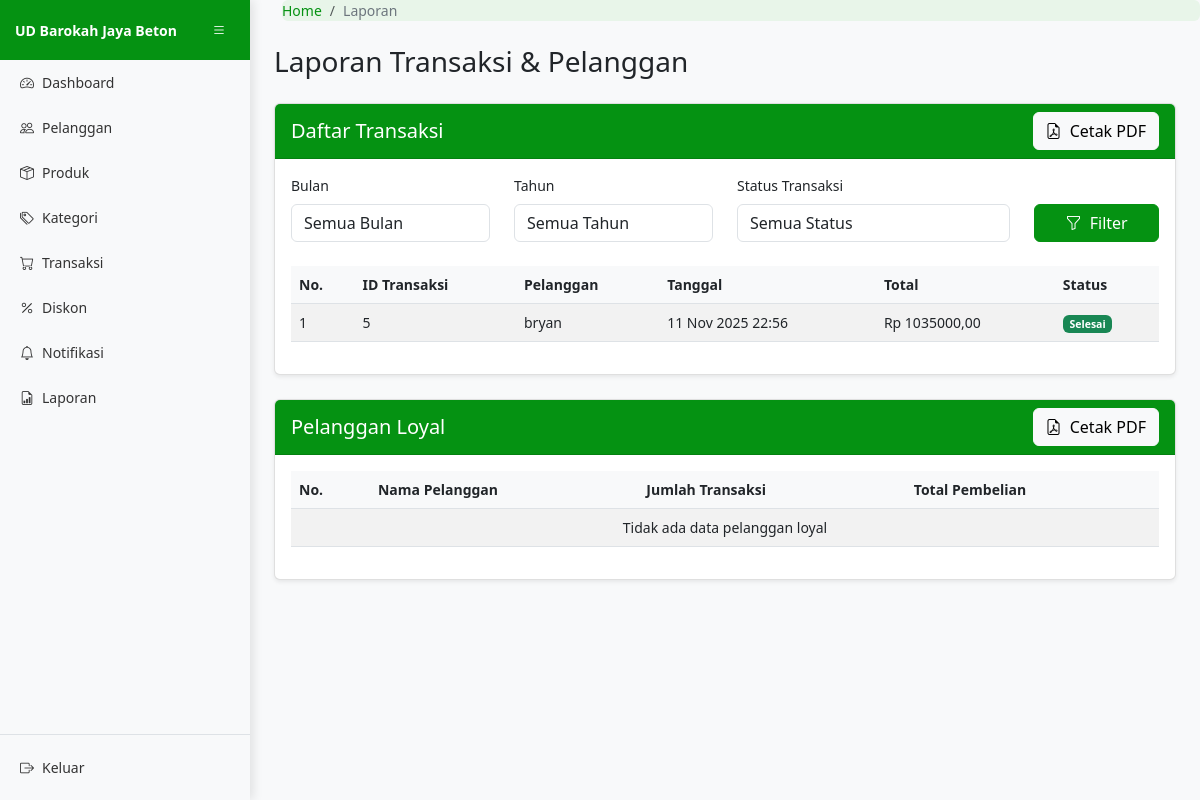
/laporan/ (signed in), run on an earlier commit of the app's database.
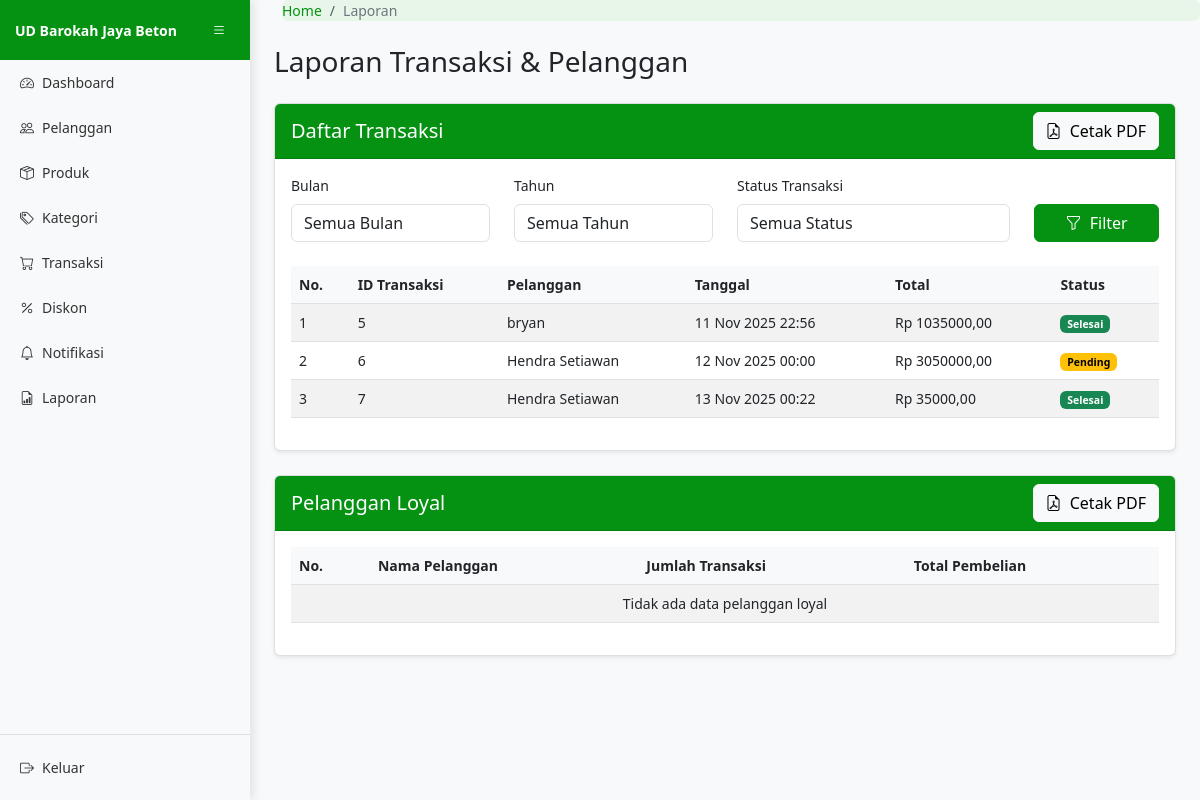
And on a later commit of the database.
### core/models.py (models this page shows, shortened)
class Transaksi(models.Model):
    STATUS_CHOICES = [
        ('pending', 'Pending'),
        ('dibayar', 'Dibayar'),
        ('dikirim', 'Dikirim'),
        ('selesai', 'Selesai'),
        ('dibatalkan', 'Dibatalkan'),
    ]
    tanggal = models.DateTimeField(default=date.today)
    total = models.DecimalField(max_digits=10, decimal_places=2)
    ongkir = models.DecimalField(max_digits=10, decimal_places=2, default=0)
    status_transaksi = models.CharField(max_length=20, choices=STATUS_CHOICES, default='pending')
    bukti_bayar = models.FileField(upload_to='bukti_bayar/', blank=True, null=True)
    pelanggan = models.ForeignKey(Pelanggan, on_delete=models.CASCADE)
    alamat_pengiriman = models.TextField()
    feedback = models.TextField(blank=True, null=True)
    fotofeedback = models.ImageField(upload_to='feedback/', blank=True, null=True)
    waktu_checkout = models.DateTimeField(auto_now_add=True)
    batas_waktu_bayar = models.DateTimeField()
    total_diskon = models.DecimalField(max_digits=10, decimal_places=2, default=0)
    keterangan_diskon = models.TextField(blank=True, null=True)

class Pelanggan(models.Model):
    nama_pelanggan = models.CharField(max_length=100)
    alamat = models.TextField()
    tanggal_lahir = models.DateField()
    no_hp = models.CharField(max_length=15)
    username = models.CharField(max_length=50, unique=True)
    password = models.CharField(max_length=128)
    email = models.EmailField(unique=True)
    created_at = models.DateTimeField(auto_now_add=True)

### core/views.py (the view)
# urls.py: path('laporan/', views.laporan_utama, name='laporan_utama'),
@login_required
def laporan_utama(request):
    bulan_filter = request.GET.get('bulan')
    tahun_filter = request.GET.get('tahun')
    status_filter = request.GET.get('status')
    transaksi_queryset = Transaksi.objects.select_related('pelanggan')
    transaksi_queryset = transaksi_queryset.exclude(tanggal__isnull=True)
    if bulan_filter and tahun_filter and bulan_filter != 'None' and tahun_filter != 'None':
        transaksi_queryset = transaksi_queryset.filter(
            tanggal__year=tahun_filter,
            tanggal__month=bulan_filter
        )
    if status_filter and status_filter != 'None':
        transaksi_queryset = transaksi_queryset.filter(status_transaksi=status_filter)
    pelanggan_loyal = Pelanggan.objects.annotate(
        jumlah_transaksi=Count('transaksi', filter=Q(transaksi__status_transaksi='selesai')),
        total_pembelian=Sum('transaksi__total', filter=Q(transaksi__status_transaksi='selesai'))
    ).filter(
        jumlah_transaksi__gt=0,
        total_pembelian__gte=5000000
    ).order_by('-total_pembelian')
    transaksi_bulanan = Transaksi.objects.annotate(
        bulan=TruncMonth('tanggal')
    ).values('bulan').annotate(
        total=Sum('total'),
        jumlah=Count('id')
    ).order_by('bulan')
    list_tahun = Transaksi.objects.exclude(tanggal__isnull=True).dates('tanggal', 'year').order_by('tanggal__year').values_list('tanggal__year', flat=True).distinct()
    context = {
        'transaksi_list': transaksi_queryset,
        'pelanggan_loyal': pelanggan_loyal,
        'transaksi_bulanan': transaksi_bulanan,
        'bulan_filter': bulan_filter,
        'tahun_filter': tahun_filter,
        'status_filter': status_filter,
        'status_choices': Transaksi.STATUS_CHOICES,
        'list_tahun': list_tahun,  # Tambahkan daftar tahun yang unik dan terurut
    }
    return render(request, 'core/laporan_utama.html', context)

### core/templates/core/laporan_utama.html (shortened to what the changed rows need)
{% extends 'core/basis.html' %}
{% block content %}
<div class="container-fluid">
    <div class="card mb-4">
        <div class="card-body">
            <div class="table-responsive">
                <table class="table table-striped">
                    <thead>
                        <tr>
                            <th>No.</th>
                            <th>ID Transaksi</th>
                            <th>Pelanggan</th>
                            <th>Tanggal</th>
                            <th>Total</th>
                            <th>Status</th>
                        </tr>
                    </thead>
                    <tbody>
                        {% for transaksi in transaksi_list %}
                        <tr>
                            <td>{{ forloop.counter }}</td>
                            <td>{{ transaksi.id }}</td>
                            <td>{{ transaksi.pelanggan.nama_pelanggan }}</td>
                            <td>{{ transaksi.tanggal|date:"d M Y H:i" }}</td>
                            <td>Rp {{ transaksi.total|floatformat:2 }}</td>
                            <td>
                                {% if transaksi.status_transaksi == 'pending' %}
                                    <span class="badge bg-warning">Pending</span>
                                {% elif transaksi.status_transaksi == 'dibayar' %}
                                    <span class="badge bg-info">Dibayar</span>
                                {% elif transaksi.status_transaksi == 'dikirim' %}
                                    <span class="badge bg-primary">Dikirim</span>
                                {% elif transaksi.status_transaksi == 'selesai' %}
                                    <span class="badge bg-success">Selesai</span>
                                {% elif transaksi.status_transaksi == 'dibatalkan' %}
                                    <span class="badge bg-danger">Dibatalkan</span>
                                {% endif %}
                            </td>
                        </tr>
                        {% empty %}
                        <tr>
                            <td colspan="6" class="text-center">Tidak ada transaksi</td>
                        </tr>
                        {% endfor %}
                    </tbody>
                </table>
            </div>
        </div>
    </div>
    <div class="card mb-4">
        <div class="card-body">
            <div class="table-responsive">
                <table class="table table-striped">
                    <thead>
                        <tr>
                            <th>No.</th>
                            <th>Nama Pelanggan</th>
                            <th>Jumlah Transaksi</th>
                            <th>Total Pembelian</th>
                        </tr>
                    </thead>
                </table>
            </div>
        </div>
    </div>
</div>
{% endblock %}

What changed in the data, as far as the page shows it:
added Transaksi: status_transaksi "Pending"
added Transaksi: status_transaksi "Selesai"
